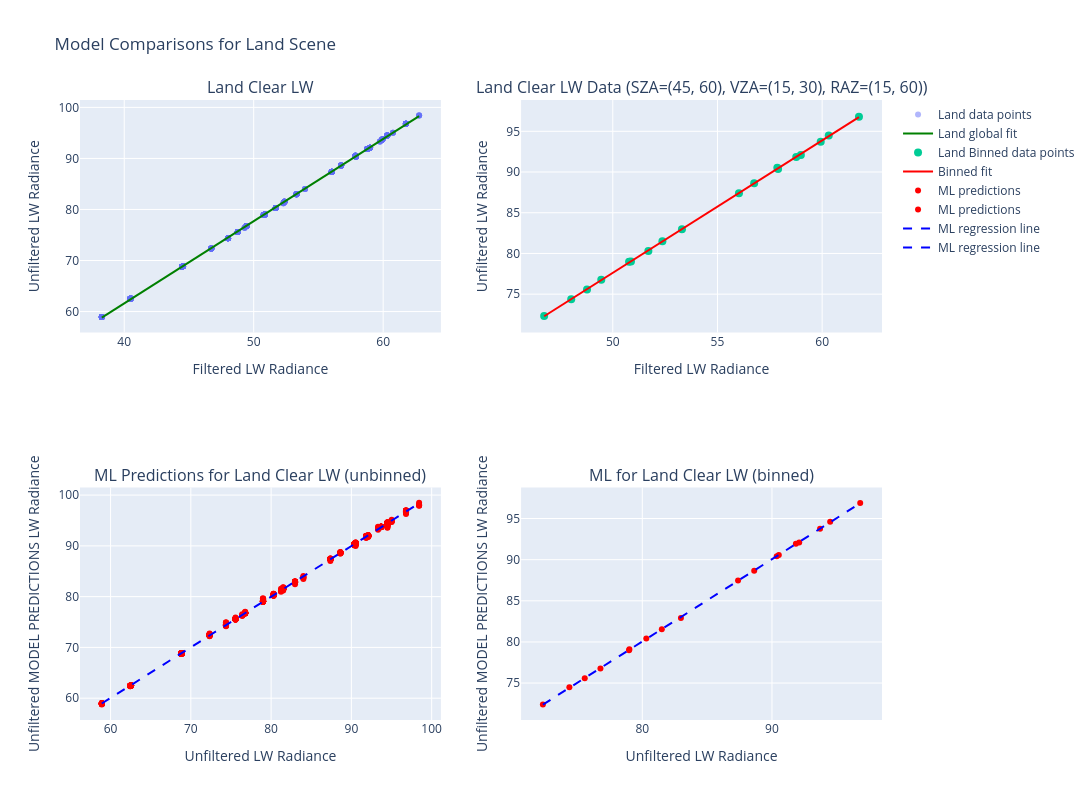

Write notebook code for a chart like this one.
### Code cell
compare_global_vs_bin_fit_interactive(
    land_clear,
    scene="Land",
    sza_range=(45,60),
    vza_range=(15,30),
    raz_range=(15,60),
    degree=1,
    ml_model=lw_bm_no_geos["Final_Model"],
    name="Land Clear LW",
    ml_features=['Longwave Filtered Rads (Integrated)', 'M1', 'M2', 'M3', 'M4', 'I1', 'M5', 'DNB', 'M6', 'I2', 'M7', 'M8', 'M9', 'I3', 'M10', 'M11'],
    is_sw=False
)

### Figure 1 — Plotly figure (JSON) as saved in the notebook; plotly's stock layout.template omitted (floating-point values rounded to 4 significant figures; data arrays with more than 128 entries replaced by an {"elided": "..."} marker saying what was removed)
{"data": [{"hovertemplate": "Filtered: %{x:.2f}<br>Unfiltered: %{y:.2f}", "marker": {"opacity": 0.5, "size": 6}, "mode": "markers", "name": "Land data points", "type": "scatter", "x": {"elided": "630 float values"}, "xaxis": "x", "y": {"elided": "630 float values"}, "yaxis": "y"}, {"line": {"color": "green", "width": 2}, "mode": "lines", "name": "Land global fit", "type": "scatter", "x": {"elided": "630 float values"}, "xaxis": "x", "y": {"elided": "630 float values"}, "yaxis": "y"}, {"hovertemplate": "Filtered: %{x:.2f}<br>Unfiltered: %{y:.2f}", "marker": {"size": 8}, "mode": "markers", "name": "Land Binned data points", "type": "scatter", "x": [61.76, 59.93, 58.98, 53.3, 51.7, 48.77, 60.32, 58.76, 57.89, 52.37, 50.87, 48.02, 57.86, 56.75, 56.03, 50.78, 49.45, 46.72], "xaxis": "x2", "y": [96.8, 93.71, 92.1, 82.98, 80.31, 75.56, 94.49, 91.84, 90.37, 81.51, 79.0, 74.38, 90.53, 88.63, 87.38, 78.98, 76.77, 72.34], "yaxis": "y2"}, {"line": {"color": "red", "width": 2}, "mode": "lines", "name": "Binned fit", "type": "scatter", "x": [46.72, 48.02, 48.77, 49.45, 50.78, 50.87, 51.7, 52.37, 53.3, 56.03, 56.75, 57.86, 57.89, 58.76, 58.98, 59.93, 60.32, 61.76], "xaxis": "x2", "y": [72.29, 74.39, 75.62, 76.73, 78.89, 79.03, 80.39, 81.48, 82.99, 87.42, 88.6, 90.4, 90.46, 91.87, 92.23, 93.77, 94.39, 96.74], "yaxis": "y2"}, {"hovertemplate": "Unfiltered: %{x:.2f}<br>Predicted: %{y:.2f}", "marker": {"color": "red", "size": 6}, "mode": "markers", "name": "ML predictions", "type": "scatter", "x": {"elided": "630 float values"}, "xaxis": "x3", "y": {"elided": "630 float values"}, "yaxis": "y3"}, {"hovertemplate": "Unfiltered: %{x:.2f}<br>Predicted: %{y:.2f}", "marker": {"color": "red", "size": 6}, "mode": "markers", "name": "ML predictions", "type": "scatter", "x": [96.8, 93.71, 92.1, 82.98, 80.31, 75.56, 94.49, 91.84, 90.37, 81.51, 79.0, 74.38, 90.53, 88.63, 87.38, 78.98, 76.77, 72.34], "xaxis": "x4", "y": [96.9, 93.77, 92.08, 82.92, 80.42, 75.59, 94.6, 91.93, 90.41, 81.55, 79.12, 74.51, 90.58, 88.64, 87.47, 78.99, 76.77, 72.38], "yaxis": "y4"}, {"line": {"color": "blue", "dash": "dash", "width": 2}, "mode": "lines", "name": "ML regression line", "type": "scatter", "x": {"elided": "630 float values"}, "xaxis": "x3", "y": {"elided": "630 float values"}, "yaxis": "y3"}, {"line": {"color": "blue", "dash": "dash", "width": 2}, "mode": "lines", "name": "ML regression line", "type": "scatter", "x": [72.34, 74.38, 75.56, 76.77, 78.98, 79.0, 80.31, 81.51, 82.98, 87.38, 88.63, 90.37, 90.53, 91.84, 92.1, 93.71, 94.49, 96.8], "xaxis": "x4", "y": [72.38, 74.42, 75.61, 76.82, 79.03, 79.05, 80.36, 81.56, 83.03, 87.44, 88.69, 90.42, 90.58, 91.9, 92.16, 93.77, 94.55, 96.86], "yaxis": "y4"}], "layout": {"annotations": [{"font": {"size": 16}, "showarrow": false, "text": "Land Clear LW", "x": 0.225, "xanchor": "center", "xref": "paper", "y": 1, "yanchor": "bottom", "yref": "paper"}, {"font": {"size": 16}, "showarrow": false, "text": "Land Clear LW Data (SZA=(45, 60), VZA=(15, 30), RAZ=(15, 60))", "x": 0.775, "xanchor": "center", "xref": "paper", "y": 1, "yanchor": "bottom", "yref": "paper"}, {"font": {"size": 16}, "showarrow": false, "text": "ML Predictions for Land Clear LW (unbinned)", "x": 0.225, "xanchor": "center", "xref": "paper", "y": 0.375, "yanchor": "bottom", "yref": "paper"}, {"font": {"size": 16}, "showarrow": false, "text": "ML for Land Clear LW (binned)", "x": 0.775, "xanchor": "center", "xref": "paper", "y": 0.375, "yanchor": "bottom", "yref": "paper"}], "height": 800, "showlegend": true, "title": {"text": "Model Comparisons for Land Scene"}, "width": 1200, "xaxis": {"anchor": "y", "domain": [0, 0.45], "title": {"text": "Filtered LW Radiance"}}, "xaxis2": {"anchor": "y2", "domain": [0.55, 1], "title": {"text": "Filtered LW Radiance"}}, "xaxis3": {"anchor": "y3", "domain": [0, 0.45], "title": {"text": "Unfiltered LW Radiance"}}, "xaxis4": {"anchor": "y4", "domain": [0.55, 1], "title": {"text": "Unfiltered LW Radiance"}}, "yaxis": {"anchor": "x", "domain": [0.625, 1], "title": {"text": "Unfiltered LW Radiance"}}, "yaxis2": {"anchor": "x2", "domain": [0.625, 1], "title": {"text": "Unfiltered LW Radiance"}}, "yaxis3": {"anchor": "x3", "domain": [0, 0.375], "title": {"text": "Unfiltered MODEL PREDICTIONS LW Radiance"}}, "yaxis4": {"anchor": "x4", "domain": [0, 0.375], "title": {"text": "Unfiltered MODEL PREDICTIONS LW Radiance"}}}}
